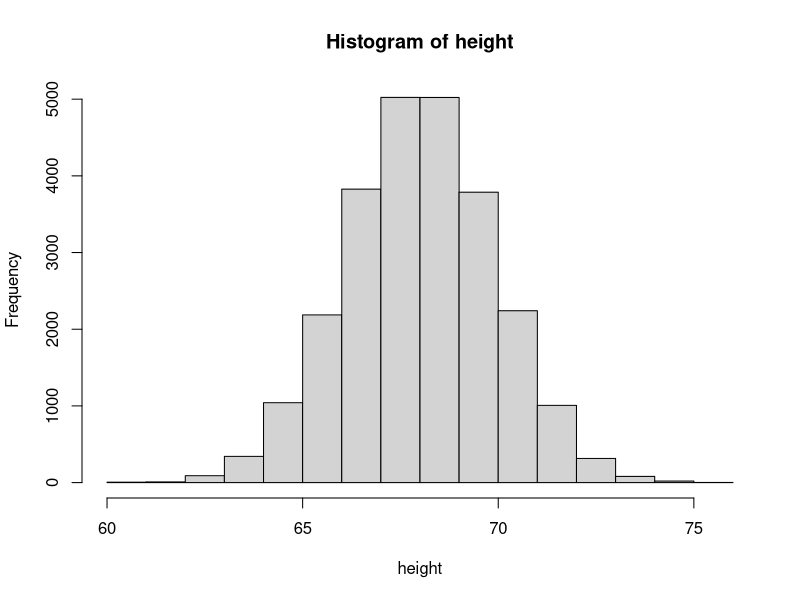

Reproduce this figure in R.
#Jas Sohi
#November 4, 2015
#Calculation probabilities without Z-scores table

#get current working directory
getwd()

# Heights dataset is in HTML format - we need a csv file
# http://socr.ucla.edu/docs/resources/SOCR_Data/SOCR_Data_Dinov_020108_HeightsWeights.html
# Comment shortcut - Select code, then CTRL + SHIFT + C
 
# http://www.convertcsv.com/html-table-to-csv.html
# No need to code up a custom solution
# View source of site and copy the html
# http://www.convertcsv.com/html-table-to-csv.htm

#code from: http://stats.seandolinar.com/wp-content/uploads/2014/12/z-score.txt

#DATA LOAD
data <- read.csv('Height_data.csv')
height <- data$Height

hist(height) #histogram

#population parameter calculations
pop_sd <- sd(height)*sqrt((length(height)-1)/(length(height)))
pop_mean <- mean(height)

#What is the probability your height is 72 inches or greater? No
#What is the probability your height is 72 inches or greater if you are 
# in Hong Kong and under 18 years?

#z-score calculation
#http://s0.wp.com/latex.php?latex=z+%3D+%5Cfrac%7Bx+-+%5Cmu%7D%7B%5Csigma%7D+&bg=ffffff&fg=000&s=2

x <- 68

z <- (x - pop_mean)/pop_sd

p_yellow1 <- pnorm(x, pop_mean, pop_sd)    #using x, mu, and sigma
p_yellow2 <- pnorm(z)                       #using z-score of 2.107

p_blue1 <- 1 - p_yellow1
p_blue2 <- 1 - p_yellow2

p_blue1
p_blue2

# http://stats.seandolinar.com/wp-content/uploads/2014/12/Probabiliy-of-Finding-Someone-Taller-than-6-Comparison.png


#Also can find the height associated with a certain quantile

#median
qnorm(0.50,mean=pop_mean,sd=pop_sd)
#should agree with this function
pop_median = median(height)
pop_median #rounding differences
#80th quantile
qnorm(0.80,mean=pop_mean,sd=pop_sd)

